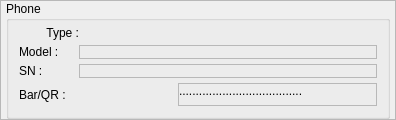
                  <widget class="QFrame" name="phoneform_phone_section">
                   <property name="minimumSize">
                    <size>
                     <width>396</width>
                     <height>0</height>
                    </size>
                   </property>
                   <property name="maximumSize">
                    <size>
                     <width>600</width>
                     <height>16777215</height>
                    </size>
                   </property>
                   <property name="styleSheet">
                    <string notr="true"/>
                   </property>
                   <property name="frameShape">
                    <enum>QFrame::StyledPanel</enum>
                   </property>
                   <property name="frameShadow">
                    <enum>QFrame::Raised</enum>
                   </property>
                   <layout class="QVBoxLayout" name="verticalLayout_7">
                    <property name="spacing">
                     <number>0</number>
                    </property>
                    <property name="leftMargin">
                     <number>5</number>
                    </property>
                    <property name="topMargin">
                     <number>0</number>
                    </property>
                    <property name="rightMargin">
                     <number>5</number>
                    </property>
                    <property name="bottomMargin">
                     <number>0</number>
                    </property>
                    <item>
                     <widget class="QGroupBox" name="phone_group">
                      <property name="styleSheet">
                       <string notr="true">/**background:red**/</string>
                      </property>
                      <property name="title">
                       <string>Phone</string>
                      </property>
                      <layout class="QGridLayout" name="gridLayout_2">
                       <property name="leftMargin">
                        <number>10</number>
                       </property>
                       <property name="topMargin">
                        <number>5</number>
                       </property>
                       <property name="rightMargin">
                        <number>10</number>
                       </property>
                       <property name="bottomMargin">
                        <number>10</number>
                       </property>
                       <property name="horizontalSpacing">
                        <number>0</number>
                       </property>
                       <property name="verticalSpacing">
                        <number>5</number>
                       </property>
                       <item row="2" column="0">
                        <widget class="QLabel" name="label_7">
                         <property name="text">
                          <string>Model :</string>
                         </property>
                         <property name="alignment">
                          <set>Qt::AlignLeading|Qt::AlignLeft|Qt::AlignVCenter</set>
                         </property>
                        </widget>
                       </item>
                       <item row="0" column="0">
                        <widget class="QLabel" name="label_5">
                         <property name="minimumSize">
                          <size>
                           <width>60</width>
                           <height>0</height>
                          </size>
                         </property>
                         <property name="maximumSize">
                          <size>
                           <width>60</width>
                           <height>16777215</height>
                          </size>
                         </property>
                         <property name="text">
                          <string>Type :</string>
                         </property>
                         <property name="alignment">
                          <set>Qt::AlignRight|Qt::AlignTrailing|Qt::AlignVCenter</set>
                         </property>
                        </widget>
                       </item>
                       <item row="2" column="1" colspan="3">
                        <widget class="QFrame" name="frame_9">
                         <property name="styleSheet">
                          <string notr="true">/**background:green**/</string>
                         </property>
                         <property name="frameShape">
                          <enum>QFrame::StyledPanel</enum>
                         </property>
                         <property name="frameShadow">
                          <enum>QFrame::Raised</enum>
                         </property>
                         <layout class="QVBoxLayout" name="phone_model_edit">
                          <property name="spacing">
                           <number>0</number>
                          </property>
                          <property name="leftMargin">
                           <number>0</number>
                          </property>
                          <property name="topMargin">
                           <number>0</number>
                          </property>
                          <property name="rightMargin">
                           <number>0</number>
                          </property>
                          <property name="bottomMargin">
                           <number>0</number>
                          </property>
                         </layout>
                        </widget>
                       </item>
                       <item row="3" column="0">
                        <widget class="QLabel" name="label_8">
                         <property name="styleSheet">
                          <string notr="true"/>
                         </property>
                         <property name="text">
                          <string>SN :</string>
                         </property>
                         <property name="alignment">
                          <set>Qt::AlignLeading|Qt::AlignLeft|Qt::AlignVCenter</set>
                         </property>
                        </widget>
                       </item>
                       <item row="5" column="0">
                        <widget class="QLabel" name="label_16">
                         <property name="styleSheet">
                          <string notr="true"/>
                         </property>
                         <property name="text">
                          <string>Bar/QR :</string>
                         </property>
                        </widget>
                       </item>
                       <item row="5" column="1">
                        <widget class="QFrame" name="frame_21">
                         <property name="styleSheet">
                          <string notr="true"/>
                         </property>
                         <property name="frameShape">
                          <enum>QFrame::NoFrame</enum>
                         </property>
                         <property name="frameShadow">
                          <enum>QFrame::Raised</enum>
                         </property>
                         <layout class="QVBoxLayout" name="phone_qr">
                          <property name="spacing">
                           <number>0</number>
                          </property>
                          <property name="leftMargin">
                           <number>10</number>
                          </property>
                          <property name="topMargin">
                           <number>0</number>
                          </property>
                          <property name="rightMargin">
                           <number>0</number>
                          </property>
                          <property name="bottomMargin">
                           <number>0</number>
                          </property>
                         </layout>
                        </widget>
                       </item>
                       <item row="5" column="2" colspan="2">
                        <widget class="QFrame" name="frame_23">
                         <property name="frameShape">
                          <enum>QFrame::StyledPanel</enum>
                         </property>
                         <property name="frameShadow">
                          <enum>QFrame::Raised</enum>
                         </property>
                         <layout class="QVBoxLayout" name="verticalLayout_13">
                          <property name="leftMargin">
                           <number>0</number>
                          </property>
                          <property name="topMargin">
                           <number>0</number>
                          </property>
                          <property name="rightMargin">
                           <number>0</number>
                          </property>
                          <property name="bottomMargin">
                           <number>7</number>
                          </property>
                          <item>
                           <widget class="QLabel" name="label_17">
                            <property name="styleSheet">
                             <string notr="true"/>
                            </property>
                            <property name="text">
                             <string>.....................................</string>
                            </property>
                            <property name="alignment">
                             <set>Qt::AlignLeading|Qt::AlignLeft|Qt::AlignVCenter</set>
                            </property>
                           </widget>
                          </item>
                         </layout>
                        </widget>
                       </item>
                       <item row="0" column="1" colspan="3">
                        <widget class="QFrame" name="frame_22">
                         <property name="minimumSize">
                          <size>
                           <width>100</width>
                           <height>0</height>
                          </size>
                         </property>
                         <property name="styleSheet">
                          <string notr="true">/**background:green**/</string>
                         </property>
                         <property name="frameShape">
                          <enum>QFrame::NoFrame</enum>
                         </property>
                         <property name="frameShadow">
                          <enum>QFrame::Raised</enum>
                         </property>
                         <layout class="QVBoxLayout" name="phone_type_edit">
                          <property name="spacing">
                           <number>0</number>
                          </property>
                          <property name="leftMargin">
                           <number>0</number>
                          </property>
                          <property name="topMargin">
                           <number>0</number>
                          </property>
                          <property name="rightMargin">
                           <number>0</number>
                          </property>
                          <property name="bottomMargin">
                           <number>0</number>
                          </property>
                         </layout>
                        </widget>
                       </item>
                       <item row="3" column="1" colspan="3">
                        <widget class="QFrame" name="frame_10">
                         <property name="styleSheet">
                          <string notr="true"/>
                         </property>
                         <property name="frameShape">
                          <enum>QFrame::StyledPanel</enum>
                         </property>
                         <property name="frameShadow">
                          <enum>QFrame::Raised</enum>
                         </property>
                         <layout class="QVBoxLayout" name="phone_sn_edit">
                          <property name="spacing">
                           <number>0</number>
                          </property>
                          <property name="leftMargin">
                           <number>0</number>
                          </property>
                          <property name="topMargin">
                           <number>0</number>
                          </property>
                          <property name="rightMargin">
                           <number>0</number>
                          </property>
                          <property name="bottomMargin">
                           <number>0</number>
                          </property>
                         </layout>
                        </widget>
                       </item>
                      </layout>
                     </widget>
                    </item>
                   </layout>
                  </widget>
